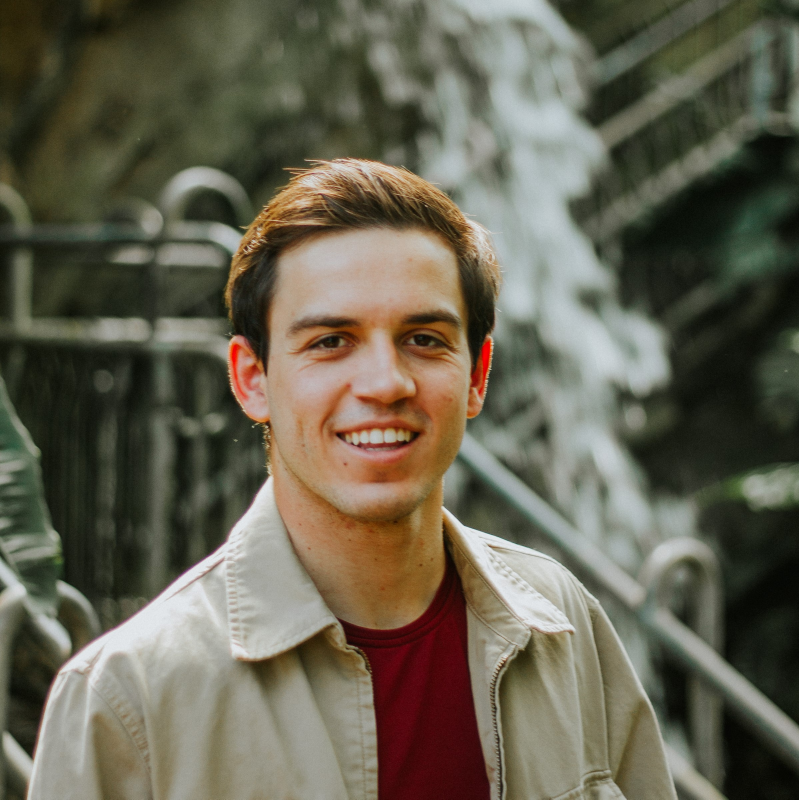
#> input picture IMG_8916.jpg, 2397 x 2398 px (shown at 1/3 size)
$ jupyter execute --allow-errors image.ipynb
#> lines starting #> are read from the running program, lines starting #| are printed output that depends on the picture
[cell 1]
import numpy as np

from scipy import stats

from prysm import (
    coordinates,
    convolution,
    detector,
    geometry,
    propagation,
    polynomials,
    objects,
)

from matplotlib import pyplot as plt
from matplotlib import image as mpimg

import PIL

First, we define a bunch of parameters and set up the basic representation of the pupil:

[cell 2]
pp = 4.5
# res = 512
fno = 1.8
efl = 100
epd = efl/fno
r_aper = epd / 2

#> (the rest of this cell did not finish here and is left out)

Note carefully the use of r_aber when computing the basis – the polynomials are defined on
, which necessitates this normalization. We’ve used the smallest possible grid that can contain the pupil with no padding, and a large number of samples. A requirement of the matrix triple product DFT is that the output resolution, divided by Q, must not exceed the input resolution. If this is not honored, then Dirichlet clones of the PSF will be visible in the edge of the array, which is unphysical and incorrect. Since we will have 3584 px on the output and Q~=2.1, we need about 1800 px on the input,

[cell 3]
wvl0 = .550
halfbw = 0.1
wvls = np.linspace(wvl0*(1-halfbw), wvl0*(1+halfbw), 7)

def gauss(x, mu, sigma):
    num = (x-mu)**2
    den = 2 * sigma ** 2
    return np.exp(-num/den)

spectral_weights = gauss(wvls, .550, .550*.05)
plt.stem(wvls, spectral_weights)
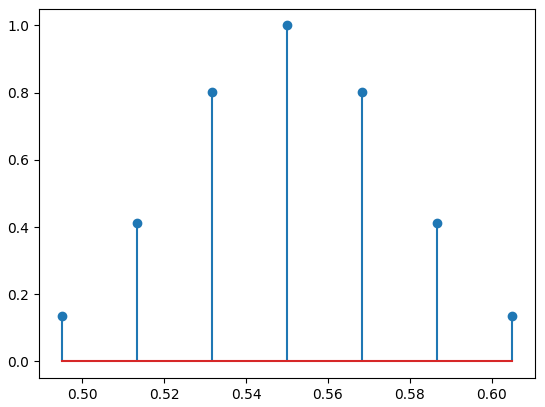
#> figure drawn by matplotlib, 1 panel

Having now completed the bulk of the preparatory work, we can now compute the PSF associated with this OPD and this spectrum. We’ll propagate each wavelength to the oversampled grid:

[cell 4]
psfs = []
#> (the rest of this cell did not finish here and is left out)

After producing the PSF, we need to rasterize the target. For this, we need a new grid:

[cell 5]
image = mpimg.imread('IMG_8916.jpg')
#> image is the input picture: shape (2398, 2397, 3); mean R, G, B 102.1, 98, 81.3
plt.imshow(image)
plt.show()

[cell 6]
image = PIL.Image.open('IMG_8916.jpg')
# resize image so short side is 512 pixels
size = image.size
#> size = (2397, 2398)
scale = 3584/min(size)
#> scale = 1.5
image = image.resize((int(size[0]*scale), int(size[1]*scale)))
#> image: PIL image 3584x3585 RGB
# convert to grayscale
image = image.convert('L')
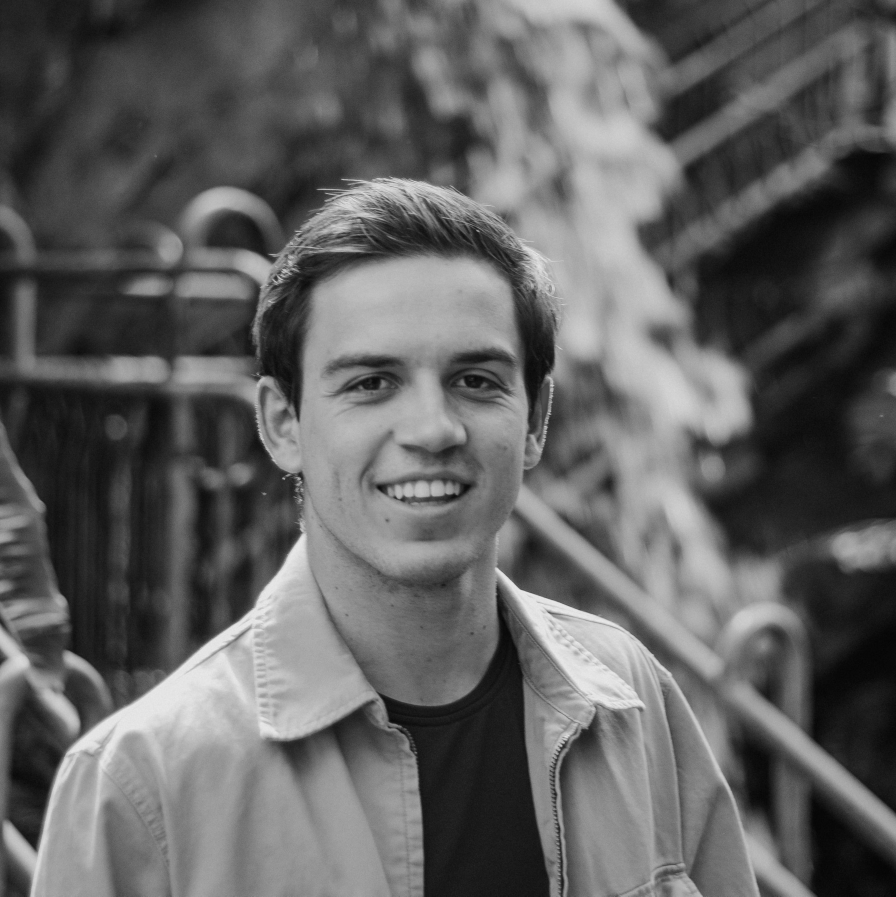
#> image: PIL image 3584x3585 L (shown at 1/4 size); min 2, max 241, mean 97.3
data = np.asarray(image)
image2 = PIL.Image.fromarray(data)
image2.show()
# normalize to 0-1
data = data.astype(np.float64)/255
# crop to square
data = data[0:3584, 0:3584]
#> data: shape (3584, 3584) float64

[cell 7]
obj = data
print(obj)
#> (printed output is left out)
# np.savetxt('data2.csv', obj, delimiter=',')
